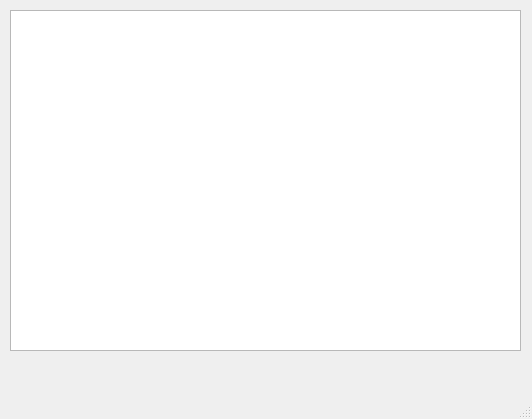
<?xml version="1.0" encoding="UTF-8"?>
<ui version="4.0">
 <class>MainWindow</class>
 <widget class="QMainWindow" name="MainWindow">
  <property name="geometry">
   <rect>
    <x>0</x>
    <y>0</y>
    <width>532</width>
    <height>419</height>
   </rect>
  </property>
  <property name="windowTitle">
   <string>MainWindow</string>
  </property>
  <widget class="QWidget" name="centralwidget">
   <widget class="QTableWidget" name="tableWidget">
    <property name="geometry">
     <rect>
      <x>10</x>
      <y>10</y>
      <width>511</width>
      <height>341</height>
     </rect>
    </property>
   </widget>
  </widget>
  <widget class="QMenuBar" name="menubar">
   <property name="geometry">
    <rect>
     <x>0</x>
     <y>0</y>
     <width>532</width>
     <height>22</height>
    </rect>
   </property>
  </widget>
  <widget class="QStatusBar" name="statusbar"/>
 </widget>
 <resources/>
 <connections/>
</ui>
